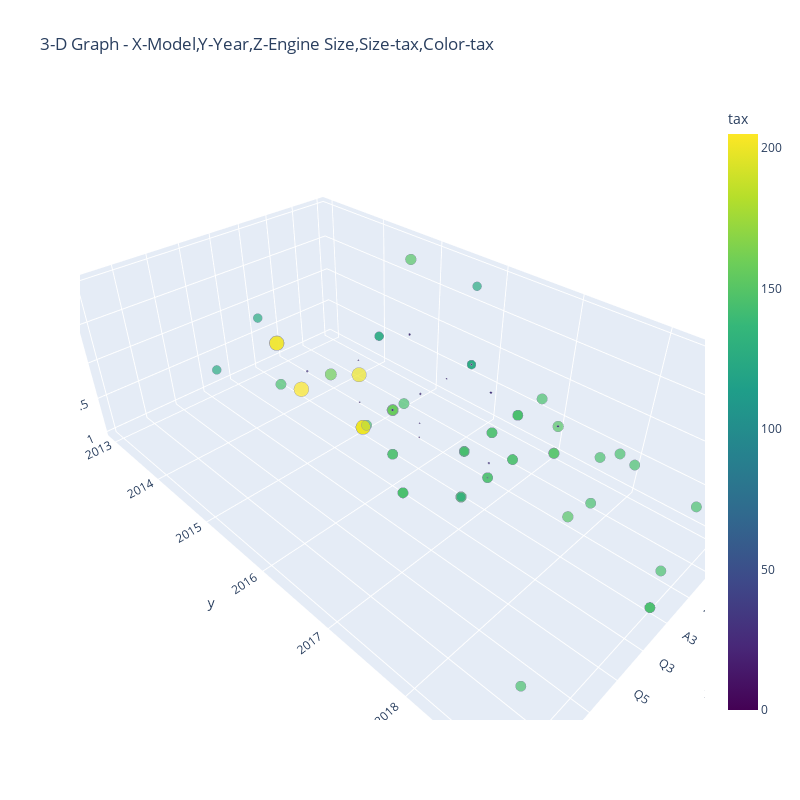

Source (notebook cell):
### Code cell
fig = go.Figure(data=go.Scatter3d(
    x=data['model'][start:end],
    y=data['year'][start:end],
    z=data['engineSize'][start:end],
    text=data['fuelType'][start:end],
    mode='markers',
    marker=dict(
        sizemode='diameter',
        sizeref=20,
        size=data['tax'][start:end],
        color = data['tax'][start:end],
        colorscale = 'Viridis',
        colorbar_title = 'tax<br>',
        line_color='rgb(140, 140, 170)'
    )
))








fig.update_layout(height=800, width=800,
                  title='3-D Graph - X-Model,Y-Year,Z-Engine Size,Size-tax,Color-tax')






fig.show()

### Figure 1 — Plotly figure (JSON) as saved in the notebook; plotly's stock layout.template omitted (floating-point values rounded to 4 significant figures)
{"data": [{"marker": {"color": [150, 20, 30, 145, 145, 30, 30, 20, 20, 30, 145, 125, 145, 30, 30, 145, 145, 30, 200, 145, 145, 200, 145, 150, 200, 145, 145, 145, 145, 30, 0, 125, 205, 150, 150, 200, 145, 125, 145, 145, 20, 160, 145, 125, 145, 145, 145, 145, 145, 145, 0, 20, 145, 30, 205, 200, 20, 125, 0, 30, 0, 20, 30, 125, 150, 150, 20, 150, 125, 0, 30, 30, 145, 20, 145, 145, 200, 145, 145, 145, 30, 0, 20, 125, 30, 125, 125, 30, 145, 30, 145, 145, 125, 160, 30, 30, 0, 145, 145, 145], "colorbar": {"title": {"text": "tax<br>"}}, "colorscale": [[0, "#440154"], [0.1111, "#482878"], [0.2222, "#3e4989"], [0.3333, "#31688e"], [0.4444, "#26828e"], [0.5556, "#1f9e89"], [0.6667, "#35b779"], [0.7778, "#6ece58"], [0.8889, "#b5de2b"], [1, "#fde725"]], "line": {"color": "rgb(140, 140, 170)"}, "size": [150, 20, 30, 145, 145, 30, 30, 20, 20, 30, 145, 125, 145, 30, 30, 145, 145, 30, 200, 145, 145, 200, 145, 150, 200, 145, 145, 145, 145, 30, 0, 125, 205, 150, 150, 200, 145, 125, 145, 145, 20, 160, 145, 125, 145, 145, 145, 145, 145, 145, 0, 20, 145, 30, 205, 200, 20, 125, 0, 30, 0, 20, 30, 125, 150, 150, 20, 150, 125, 0, 30, 30, 145, 20, 145, 145, 200, 145, 145, 145, 30, 0, 20, 125, 30, 125, 125, 30, 145, 30, 145, 145, 125, 160, 30, 30, 0, 145, 145, 145], "sizemode": "diameter", "sizeref": 20}, "mode": "markers", "text": ["Petrol", "Diesel", "Petrol", "Diesel", "Petrol", "Petrol", "Diesel", "Diesel", "Petrol", "Petrol", "Petrol", "Diesel", "Diesel", "Petrol", "Diesel", "Petrol", "Diesel", "Petrol", "Diesel", "Petrol", "Diesel", "Diesel", "Diesel", "Diesel", "Diesel", "Diesel", "Diesel", "Petrol", "Diesel", "Diesel", "Diesel", "Petrol", "Diesel", "Petrol", "Diesel", "Diesel", "Petrol", "Diesel", "Diesel", "Diesel", "Diesel", "Diesel", "Diesel", "Diesel", "Petrol", "Petrol", "Petrol", "Diesel", "Petrol", "Petrol", "Diesel", "Diesel", "Petrol", "Diesel", "Diesel", "Petrol", "Diesel", "Petrol", "Diesel", "Diesel", "Diesel", "Diesel", "Diesel", "Diesel", "Petrol", "Petrol", "Diesel", "Petrol", "Petrol", "Petrol", "Diesel", "Diesel", "Diesel", "Diesel", "Petrol", "Petrol", "Diesel", "Petrol", "Diesel", "Petrol", "Diesel", "Diesel", "Petrol", "Diesel", "Petrol", "Petrol", "Petrol", "Petrol", "Diesel", "Petrol", "Petrol", "Diesel", "Diesel", "Diesel", "Petrol", "Diesel", "Diesel", "Petrol", "Petrol", "Petrol"], "type": "scatter3d", "x": [" A1", " A6", " A1", " A4", " A3", " A1", " A6", " A4", " A3", " A1", " A3", " A6", " Q3", " A3", " A6", " A3", " Q3", " A3", " Q5", " Q3", " A5", " Q5", " A5", " A6", " Q5", " A4", " A5", " A1", " A4", " A6", " A1", " Q3", " Q3", " Q3", " Q3", " Q3", " A1", " A6", " A4", " A3", " A3", " Q3", " Q3", " A5", " Q3", " A3", " A6", " A4", " A5", " S4", " A4", " A6", " Q3", " Q3", " Q5", " A3", " A6", " A1", " A3", " A6", " A1", " A3", " A3", " Q3", " Q3", " A3", " A4", " A1", " A3", " A1", " A3", " A6", " A3", " A3", " A3", " A4", " Q5", " Q3", " A6", " A5", " Q3", " A3", " A3", " A6", " A1", " Q3", " A1", " A1", " Q3", " A1", " A3", " Q2", " A6", " Q3", " A1", " A6", " A1", " A4", " A4", " A4"], "y": [2017, 2016, 2016, 2017, 2019, 2016, 2016, 2016, 2015, 2016, 2017, 2016, 2016, 2017, 2015, 2017, 2016, 2014, 2016, 2014, 2017, 2016, 2017, 2015, 2016, 2017, 2017, 2018, 2018, 2015, 2015, 2017, 2014, 2017, 2016, 2014, 2017, 2016, 2017, 2017, 2015, 2016, 2017, 2014, 2016, 2019, 2018, 2017, 2017, 2017, 2016, 2015, 2016, 2016, 2015, 2015, 2016, 2014, 2016, 2016, 2013, 2016, 2017, 2017, 2017, 2018, 2016, 2017, 2013, 2016, 2016, 2016, 2017, 2016, 2019, 2017, 2016, 2017, 2017, 2017, 2016, 2016, 2016, 2016, 2017, 2017, 2014, 2016, 2017, 2016, 2019, 2019, 2016, 2015, 2017, 2016, 2016, 2018, 2017, 2019], "z": [1.4, 2, 1.4, 2, 1, 1.4, 2, 2, 1.4, 1.4, 1.4, 2, 2, 1.4, 2, 1.4, 2, 1.4, 2, 1.4, 2, 2, 3, 3, 2, 2, 2, 1.4, 2, 2, 1.6, 1.4, 2, 1.4, 2, 2, 1, 2, 2, 2, 2, 2, 2, 2, 1.4, 1, 1.8, 2, 2, 3, 2, 2, 1.4, 2, 2, 1.8, 2, 1.4, 1.6, 2, 1.6, 1.6, 1.6, 2, 1.4, 1.5, 2, 1, 1.8, 1, 2, 2, 2, 2, 1, 1.4, 2, 2, 2, 2, 2, 1.6, 1.4, 2, 1.4, 1.4, 1.4, 1.4, 2, 1.4, 1.5, 2, 3, 2, 1.4, 2, 1.6, 1.4, 1.4, 2]}], "layout": {"height": 800, "title": {"text": "3-D Graph - X-Model,Y-Year,Z-Engine Size,Size-tax,Color-tax"}, "width": 800}}
